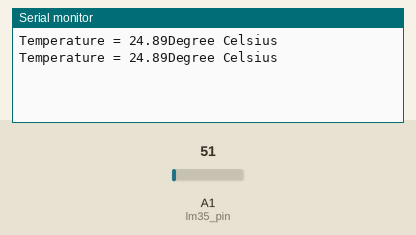
A sketch run on a simulated Arduino Uno, built with avr-gcc and run on an emulated ATmega328P. Parts: the last lines printed to the serial monitor. Inputs (shaded band) come from the test bench; at power-on: A1 (lm35_pin) = 51.

Above: at 1.8 s.
1.9 s: A1 (lm35_pin) set to 61
At 2.4 s:
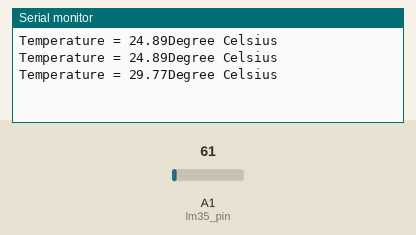
3.4 s: A1 (lm35_pin) set to 71
At 4.8 s:
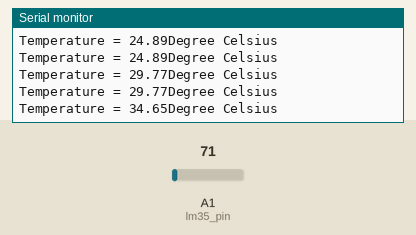
Timing chart, 0 to 6.4 s (numbered marks = the images above; inputs shaded):
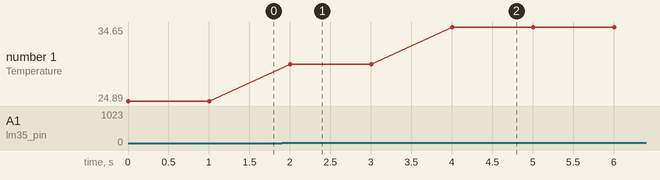

Measured:
- after the input at 1.9 s, the serial monitor: prints a new line after 0.10 s (image 1)
- after the input at 3.4 s, the serial monitor: prints a new line after 0.60 s (image 2)
- plotted number 1: 24.89 → 29.77 after the input at 1.9 s, 29.77 → 34.65 after the input at 3.4 s

The sketch:

wildlife_conservation_temperature.ino
```cpp
const int lm35_pin = A1;

void setup() {
    Serial.begin(9600);
}

void loop() {
  int temp_adc_val;
  float temp_val;
  temp_adc_val = analogRead(lm35_pin);	/* Read Temperature */
  if (temp_adc_val>0){
    temp_val = (temp_adc_val * 4.88);	/* Convert adc value to equivalent voltage */
    temp_val = (temp_val/10);	/* LM35 gives output of 10mv/°C */
    Serial.print("Temperature = ");
    Serial.print(temp_val);
    Serial.print("Degree Celsius");
    Serial.println("");
  }
  else {

  }

  delay(1000);
}
```
